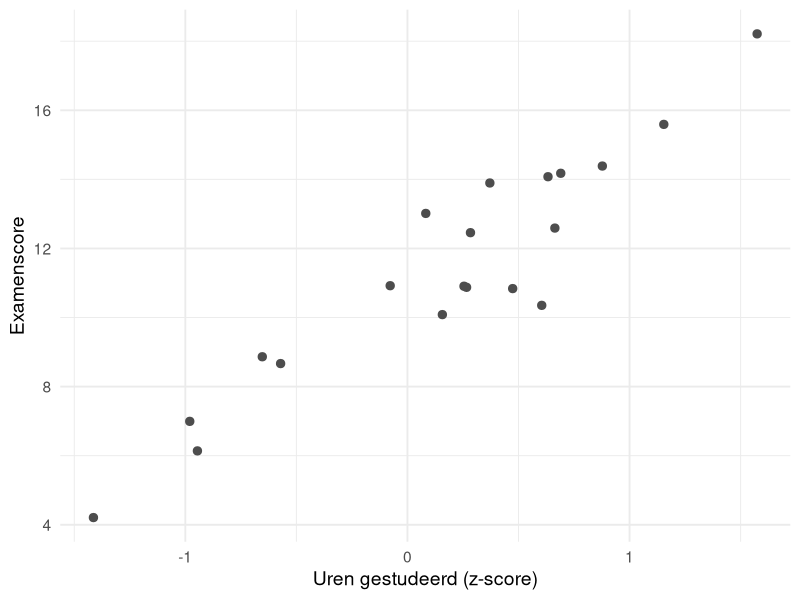
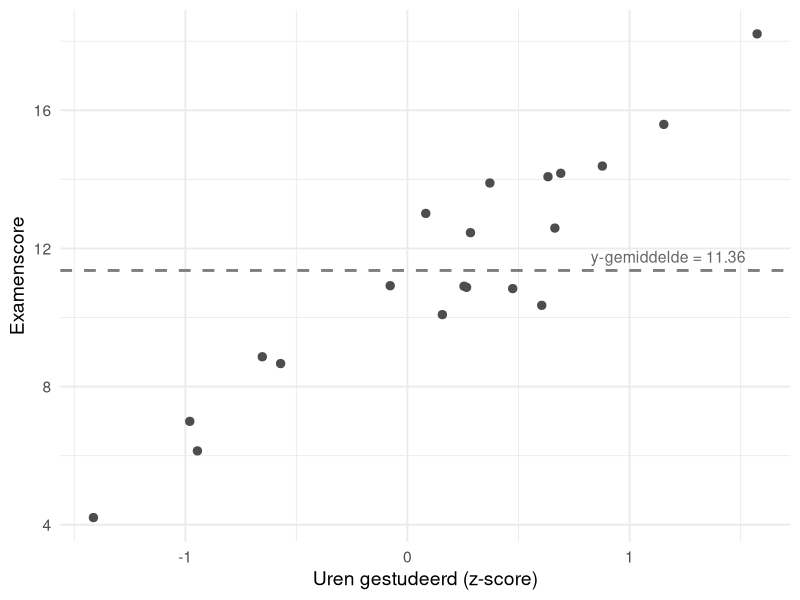
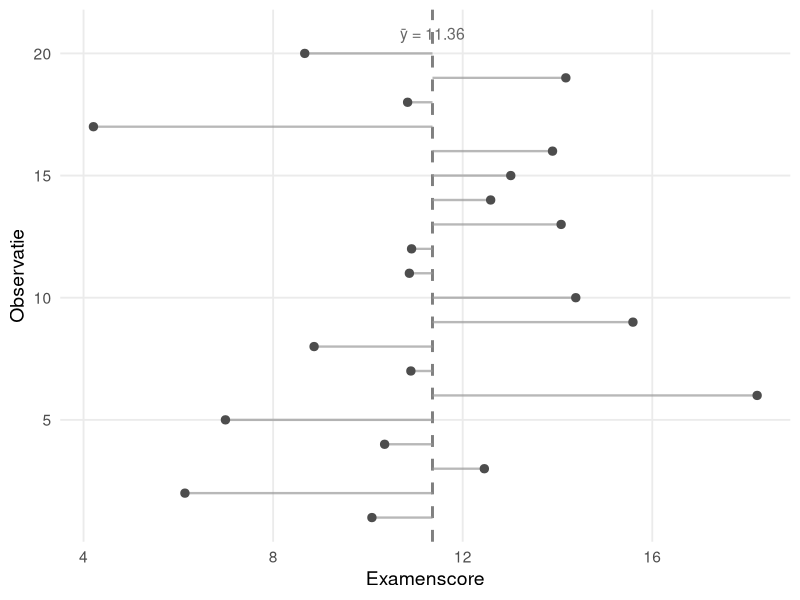
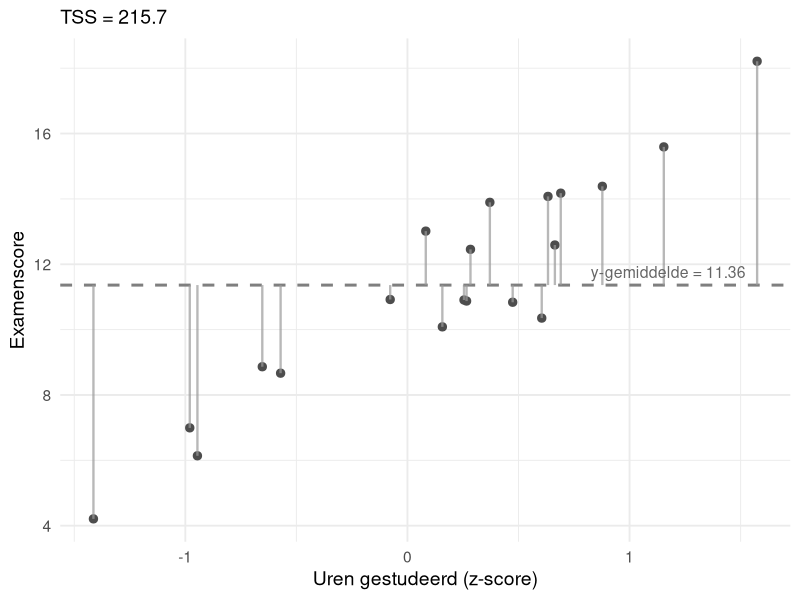
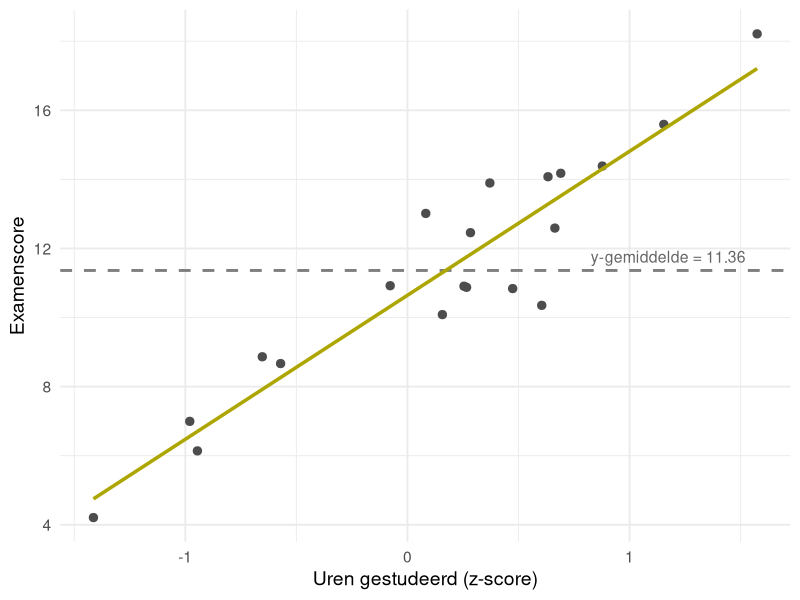
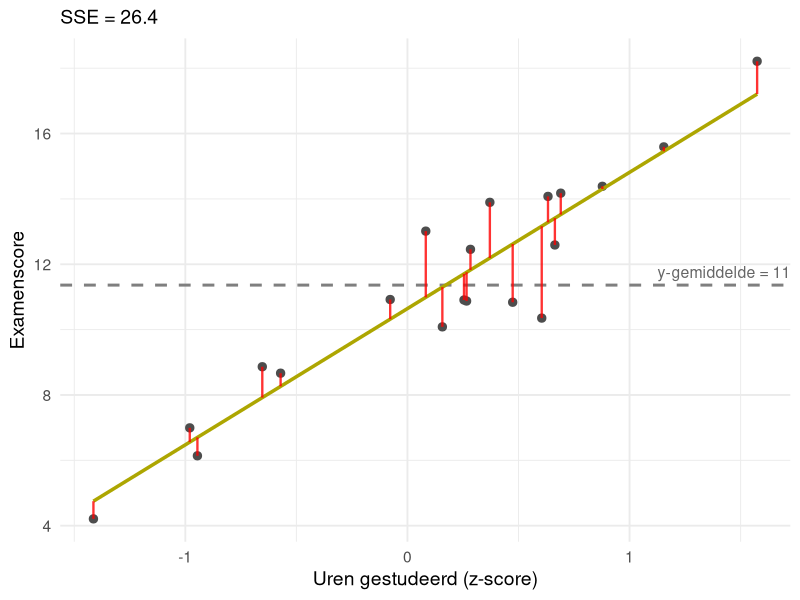
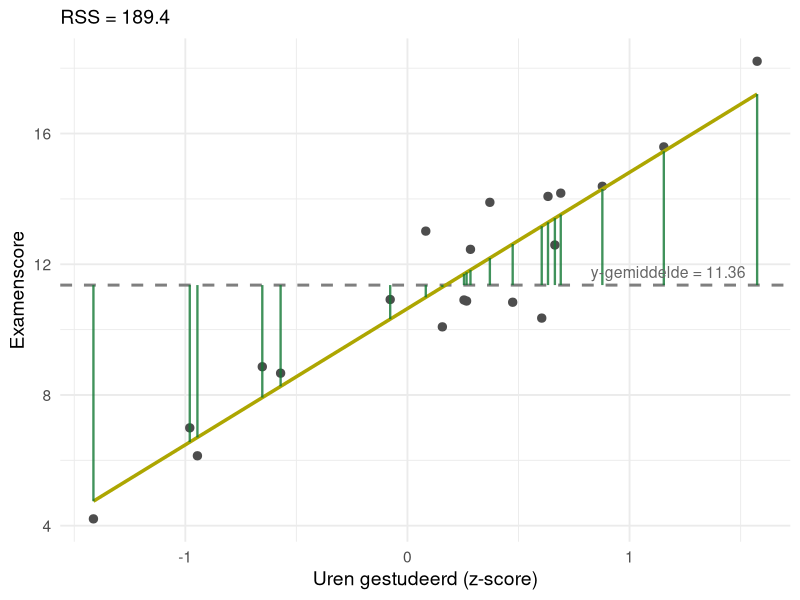
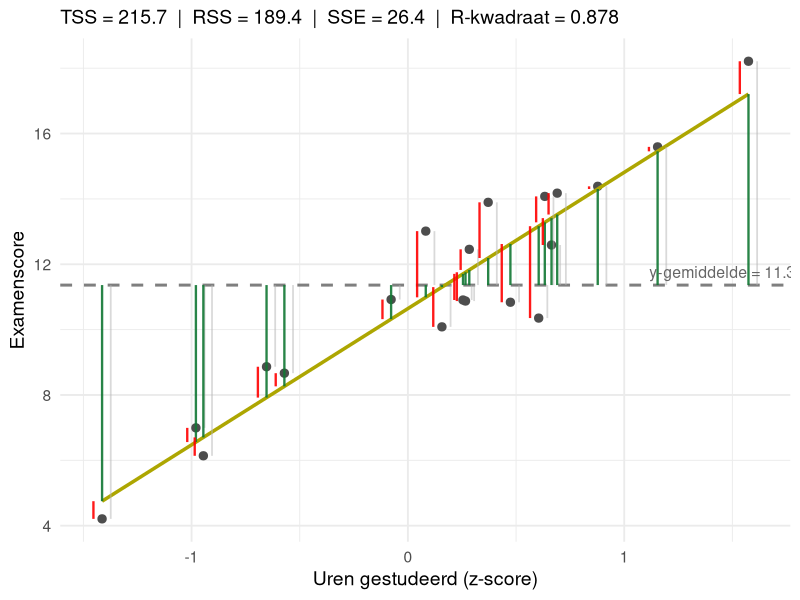

Here is the R script that generated these plots, in order:
## ---- chunk 1
library(tidyverse)

set.seed(1975)

Uren        <- rnorm(20)
Error       <- rnorm(20, sd = 1.2)
Examenscore <- 11 + 3.5 * Uren + Error

Data <- tibble(Uren, Examenscore)

# Model fitten
M1 <- lm(Examenscore ~ Uren, data = Data)
Data$Voorspelling <- fitted(M1)

# Globaal gemiddelde
grand_mean <- mean(Data$Examenscore)

# Kwadraten berekenen
TSS <- sum((Data$Examenscore - grand_mean)^2)
SSE <- sum((Data$Examenscore - Data$Voorspelling)^2)
RSS <- sum((Data$Voorspelling - grand_mean)^2)
R2  <- RSS / TSS

# Observatie-ID toevoegen
Data$ID <- seq_len(nrow(Data))

# Basisplot
P_basis <- ggplot(Data, aes(x = Uren, y = Examenscore)) +
  geom_point(size = 2.5, color = "gray30") +
  theme_minimal(base_size = 14) +
  labs(x = "Uren gestudeerd (z-score)", y = "Examenscore")
## ---- chunk 2
P_basis
## ---- chunk 3
P_basis +
  geom_hline(
    yintercept = grand_mean,
    color      = "gray50",
    linetype   = "dashed",
    linewidth  = 1
  ) +
  annotate(
    "text",
    x     = max(Data$Uren) - 0.4,
    y     = grand_mean + 0.4,
    label = paste0("y-gemiddelde = ", round(grand_mean, 2)),
    color = "gray40",
    size  = 4
  )
## ---- chunk 4
ggplot(Data, aes(y = ID, x = Examenscore)) +
  geom_vline(
    xintercept = grand_mean,
    color      = "gray50",
    linetype   = "dashed",
    linewidth  = 1
  ) +
  geom_segment(
    aes(y = ID, yend = ID, x = grand_mean, xend = Examenscore),
    color     = "gray60",
    linewidth = 0.8,
    alpha     = 0.7
  ) +
  geom_point(size = 2.5, color = "gray30") +
  annotate(
    "text",
    x     = grand_mean,
    y     = max(Data$ID) + 0.8,
    label = paste0("ȳ = ", round(grand_mean, 2)),
    color = "gray40",
    size  = 4,
    hjust = 0.5
  ) +
  theme_minimal(base_size = 14) +
  labs(x = "Examenscore", y = "Observatie") +
  theme(panel.grid.minor = element_blank())
## ---- chunk 5
P_basis +
  geom_hline(
    yintercept = grand_mean,
    color      = "gray50",
    linetype   = "dashed",
    linewidth  = 1
  ) +
  geom_segment(
    data = Data,
    aes(x = Uren, xend = Uren,
        y = grand_mean, yend = Examenscore),
    color     = "gray60",
    linetype  = "solid",
    linewidth = 0.8,
    alpha     = 0.7
  ) +
  annotate(
    "text",
    x     = max(Data$Uren) - 0.4,
    y     = grand_mean + 0.4,
    label = paste0("y-gemiddelde = ", round(grand_mean, 2)),
    color = "gray40",
    size  = 4
  ) +
  labs(subtitle = paste0("TSS = ", round(TSS, 1)))
## ---- chunk 6
P_basis +
  geom_hline(
    yintercept = grand_mean,
    color      = "gray50",
    linetype   = "dashed",
    linewidth  = 1
  ) +
  geom_smooth(
    method    = "lm",
    se        = FALSE,
    color     = "#ADA601",
    linewidth = 1.2
  ) +
  annotate(
    "text",
    x     = max(Data$Uren) - 0.4,
    y     = grand_mean + 0.4,
    label = paste0("y-gemiddelde = ", round(grand_mean, 2)),
    color = "gray40",
    size  = 4
  )
## ---- chunk 7
P_basis +
  geom_hline(
    yintercept = grand_mean,
    color      = "gray50",
    linetype   = "dashed",
    linewidth  = 1
  ) +
  geom_smooth(
    method    = "lm",
    se        = FALSE,
    color     = "#ADA601",
    linewidth = 1.2
  ) +
  geom_segment(
    data = Data,
    aes(x = Uren, xend = Uren,
        y = Voorspelling, yend = Examenscore),
    color     = "red",
    linewidth = 0.8,
    alpha     = 0.8
  ) +
  annotate(
    "text",
    x     = max(Data$Uren) - 0.1,
    y     = grand_mean + 0.4,
    label = paste0("y-gemiddelde = ", round(grand_mean, 2)),
    color = "gray40",
    size  = 4
  ) +
  labs(subtitle = paste0("SSE = ", round(SSE, 1)))
## ---- chunk 8
P_basis +
  geom_hline(
    yintercept = grand_mean,
    color      = "gray50",
    linetype   = "dashed",
    linewidth  = 1
  ) +
  geom_smooth(
    method    = "lm",
    se        = FALSE,
    color     = "#ADA601",
    linewidth = 1.2
  ) +
  geom_segment(
    data = Data,
    aes(x = Uren, xend = Uren,
        y = grand_mean, yend = Voorspelling),
    color     = "#117733",
    linewidth = 0.8,
    alpha     = 0.8
  ) +
  annotate(
    "text",
    x     = max(Data$Uren) - 0.4,
    y     = grand_mean + 0.4,
    label = paste0("y-gemiddelde = ", round(grand_mean, 2)),
    color = "gray40",
    size  = 4
  ) +
  labs(subtitle = paste0("RSS = ", round(RSS, 1)))
## ---- chunk 9
# Model fitten
M1 <- lm(Examenscore ~ Uren, data = Data)

# Grand mean
grand_mean <- mean(Data$Examenscore)

# Voorspelde waarden uit het model
Data$Voorspelling <- fitted(M1)

# TSS: totale variabiliteit rond het grand mean
TSS <- sum((Data$Examenscore - grand_mean)^2)

# SSE: residuen — wat het model niet verklaart
SSE <- sum((Data$Examenscore - Data$Voorspelling)^2)

# RSS: wat het model wel verklaart
RSS <- sum((Data$Voorspelling - grand_mean)^2)

# R-kwadraat
R2 <- RSS / TSS
R2
## ---- chunk 10
P_basis +
  geom_hline(
    yintercept = grand_mean,
    color      = "gray50",
    linetype   = "dashed",
    linewidth  = 1
  ) +
  geom_smooth(
    method    = "lm",
    se        = FALSE,
    color     = "#ADA601",
    linewidth = 1.2
  ) +
  geom_segment(
    data = Data,
    aes(x = Uren + 0.04, xend = Uren + 0.04,
        y = grand_mean, yend = Examenscore),
    color     = "gray70",
    linewidth = 0.6,
    alpha     = 0.5
  ) +
  geom_segment(
    data = Data,
    aes(x = Uren, xend = Uren,
        y = grand_mean, yend = Voorspelling),
    color     = "#117733",
    linewidth = 0.8,
    alpha     = 0.9
  ) +
  geom_segment(
    data = Data,
    aes(x = Uren - 0.04, xend = Uren - 0.04,
        y = Voorspelling, yend = Examenscore),
    color     = "red",
    linewidth = 0.8,
    alpha     = 0.9
  ) +
  annotate(
    "text",
    x     = max(Data$Uren) - 0.1,
    y     = grand_mean + 0.4,
    label = paste0("y-gemiddelde = ", round(grand_mean, 2)),
    color = "gray40",
    size  = 4
  ) +
  labs(
    subtitle = paste0(
      "TSS = ", round(TSS, 1),
      "  |  RSS = ", round(RSS, 1),
      "  |  SSE = ", round(SSE, 1),
      "  |  R-kwadraat = ", round(R2, 3)
    )
  )
